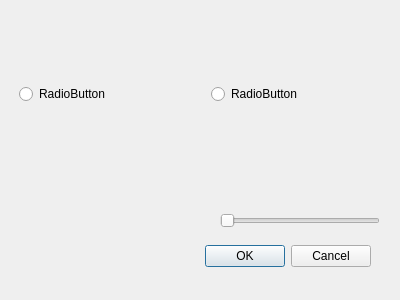
<?xml version="1.0" encoding="UTF-8"?>
<ui version="4.0">
 <class>GenreChoice</class>
 <widget class="QDialog" name="GenreChoice">
  <property name="geometry">
   <rect>
    <x>0</x>
    <y>0</y>
    <width>400</width>
    <height>300</height>
   </rect>
  </property>
  <property name="windowTitle">
   <string>Dialog</string>
  </property>
  <widget class="QDialogButtonBox" name="buttonBox">
   <property name="geometry">
    <rect>
     <x>30</x>
     <y>240</y>
     <width>341</width>
     <height>32</height>
    </rect>
   </property>
   <property name="orientation">
    <enum>Qt::Horizontal</enum>
   </property>
   <property name="standardButtons">
    <set>QDialogButtonBox::Cancel|QDialogButtonBox::Ok</set>
   </property>
  </widget>
  <widget class="QSlider" name="horizontalSlider">
   <property name="geometry">
    <rect>
     <x>220</x>
     <y>210</y>
     <width>160</width>
     <height>22</height>
    </rect>
   </property>
   <property name="orientation">
    <enum>Qt::Horizontal</enum>
   </property>
  </widget>
  <widget class="QWidget" name="horizontalLayoutWidget">
   <property name="geometry">
    <rect>
     <x>19</x>
     <y>9</y>
     <width>571</width>
     <height>171</height>
    </rect>
   </property>
   <layout class="QHBoxLayout" name="horizontalLayout">
    <item>
     <widget class="QRadioButton" name="radioButton_3">
      <property name="text">
       <string>RadioButton</string>
      </property>
     </widget>
    </item>
    <item>
     <widget class="QRadioButton" name="radioButton_2">
      <property name="text">
       <string>RadioButton</string>
      </property>
     </widget>
    </item>
    <item>
     <widget class="QRadioButton" name="radioButton">
      <property name="text">
       <string>RadioButton</string>
      </property>
     </widget>
    </item>
   </layout>
  </widget>
 </widget>
 <resources/>
 <connections>
  <connection>
   <sender>buttonBox</sender>
   <signal>accepted()</signal>
   <receiver>GenreChoice</receiver>
   <slot>accept()</slot>
   <hints>
    <hint type="sourcelabel">
     <x>248</x>
     <y>254</y>
    </hint>
    <hint type="destinationlabel">
     <x>157</x>
     <y>274</y>
    </hint>
   </hints>
  </connection>
  <connection>
   <sender>buttonBox</sender>
   <signal>rejected()</signal>
   <receiver>GenreChoice</receiver>
   <slot>reject()</slot>
   <hints>
    <hint type="sourcelabel">
     <x>316</x>
     <y>260</y>
    </hint>
    <hint type="destinationlabel">
     <x>286</x>
     <y>274</y>
    </hint>
   </hints>
  </connection>
 </connections>
</ui>
